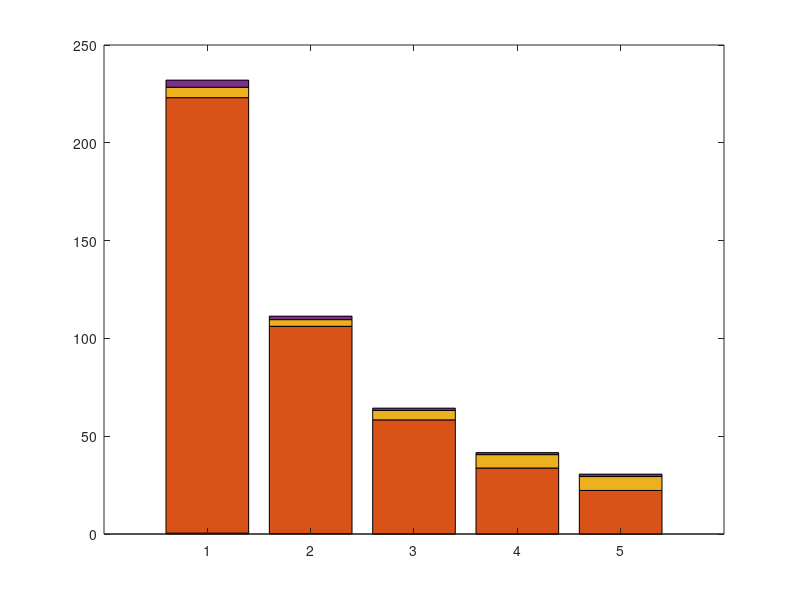

Write MATLAB code to recreate this figure. (Note: this script raises an error after producing the figure.)
%% current part code
load('times_bargraph.mat');
fig = figure('Units', 'inches','position',[0 0 3.3 3.3]);
% h = bar(times111, 'stacked');
h = bar(times221, 'stacked');
% h = bar(times222, 'stacked');
h(1).FaceColor = [0.6350 0.0780 0.1840];
h(2).FaceColor = [0 0.4470 0.7410];
h(3).FaceColor = [0 1 0.7410];
h(4).FaceColor = [0.9290 0.6940 0.1250];
xlim([0.3, 5.7]);
% ylim([0,8]);
ylim([0,300]);
% ylim([0,1200]);
% xTickLabels = {'72', '144', '288', '576','1152'};
xTickLabels = {'144', '288', '576','1152','2304'};
% xTickLabels = {'288', '576','1152','2304','4608'};
xlabel('Number of processors');
ylabel('Wall time (s)');
% yticks([0, 2, 4, 6, 8]);
% yticklabels({'      0', '      2', '      4', '      6','      8'});
yticks([60, 120, 180, 240, 300]);
yticklabels({'    60', '   120', '   180', '   240','   300'});
% yticks([240 480 720 960 1200]);
% yTickLabels = {' 240', ' 480', '720', ' 960', '1200'};


ax = gca;
set(ax,'FontName','Times New Roman','FontSize',12,'XTickLabel', xTickLabels, 'XTick', 1:5);
box(ax,'on');
% legend1 = legend('Kronecker product','Sternheimer equation', 'Projection & orthonormalization','Spectral quadrature', 'Location', 'northeast');
% set(legend1,'interpreter','Latex','FontSize',12);
